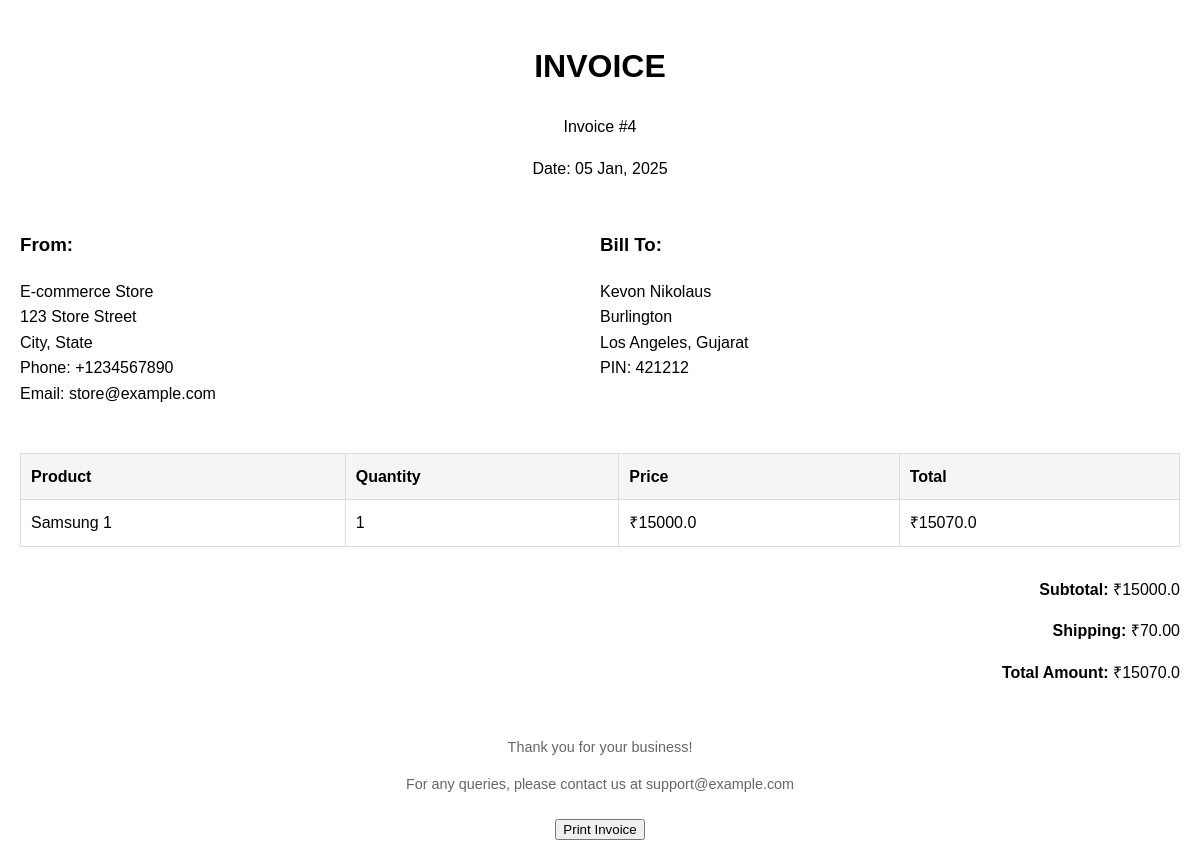
Page /order-invoice/4/ (signed in) on the committed database.
### app/models.py (models this page shows, shortened)
class OrderPlaced(models.Model):
    user = models.ForeignKey(User, on_delete=models.CASCADE)
    customer = models.ForeignKey(Customer, on_delete=models.CASCADE)
    product = models.ForeignKey(Product, on_delete=models.CASCADE)
    quantity = models.PositiveIntegerField(default=1)
    ordered_date = models.DateTimeField(auto_now_add=True)
    status = models.CharField(max_length=50, choices=STATUS_CHOICES, default='Pending')

class Customer(models.Model):
    user = models.ForeignKey(User, on_delete=models.CASCADE, null=True)
    name = models.CharField(max_length=200)
    locality = models.CharField(max_length=200)
    city = models.CharField(max_length=50)
    zipcode = models.IntegerField()
    state = models.CharField(choices=STATE_CHOICES, max_length=50)

class Product(models.Model):
    title = models.CharField(max_length=100)
    selling_price = models.FloatField()
    discounted_price = models.FloatField()
    description = models.TextField()
    brand = models.CharField(max_length=100)
    category = models.CharField(choices=CATEGORY_CHOICES, max_length=2)
    product_image = models.ImageField(upload_to='productimg')

### app/views.py (the view)
# urls.py: path('order-invoice/<int:order_id>/', views.order_invoice, name='order-invoice'),
@login_required(login_url='login')
def order_invoice(request, order_id):
    try:
        order = OrderPlaced.objects.get(id=order_id)
        if not request.user.is_staff and order.user != request.user:
            return redirect('orders')
        subtotal = order.quantity * order.product.discounted_price
        total_amount = subtotal + 70  # Adding shipping charge
        context = {
            'order': order,
            'subtotal': subtotal,
            'total_amount': total_amount,
        }
        return render(request, 'app/invoice.html', context)
    except OrderPlaced.DoesNotExist:
        return redirect('orders')

### app/context_processors.py (called while the page is built)
def cart_count(request):
    if request.user.is_authenticated:
        return {'cart_count': Cart.objects.filter(user=request.user).count()}
    return {'cart_count': 0}

### app/templates/app/invoice.html (shortened to what this page needs)
<!DOCTYPE html>
<html>
<head>
</head>
<body>
    <div class="invoice-header">
        <h1>INVOICE</h1>
        <p>Invoice #{{ order.id }}</p>
        <p>Date: {{ order.ordered_date|date:"d M, Y" }}</p>
    </div>
    <div class="invoice-details">
        <div>
            <h3>From:</h3>
            <p>E-commerce Store<br>
            123 Store Street<br>
            City, State<br>
            Phone: +1234567890<br>
            Email: store@example.com</p>
        </div>
        <div>
            <h3>Bill To:</h3>
            <p>{{ order.customer.name }}<br>
            {{ order.customer.locality }}<br>
            {{ order.customer.city }}, {{ order.customer.state }}<br>
            PIN: {{ order.customer.zipcode }}</p>
        </div>
    </div>
    <table>
        <thead>
            <tr>
                <th>Product</th>
                <th>Quantity</th>
                <th>Price</th>
                <th>Total</th>
            </tr>
        </thead>
        <tbody>
            <tr>
                <td>{{ order.product.title }}</td>
                <td>{{ order.quantity }}</td>
                <td>₹{{ order.product.discounted_price }}</td>
                <td>₹{{ total_amount }}</td>
            </tr>
        </tbody>
    </table>
    <div class="total-section">
        <p><strong>Subtotal:</strong> ₹{{ subtotal }}</p>
        <p><strong>Shipping:</strong> ₹70.00</p>
        <p><strong>Total Amount:</strong> ₹{{ total_amount }}</p>
    </div>
    <div class="footer">
        <p>Thank you for your business!</p>
        <p>For any queries, please contact us at support@example.com</p>
    </div>
    <div class="no-print" style="margin-top: 20px; text-align: center;">
        <button onclick="window.print()">Print Invoice</button>
    </div>
</body>
</html>

### app/templates/app/invoice.html (style rules this page uses)
body { font-family: Arial, sans-serif; line-height: 1.6; margin: 0; padding: 20px; }
.invoice-header { text-align: center; margin-bottom: 30px; }
.invoice-details { display: flex; justify-content: space-between; margin-bottom: 30px; }
.invoice-details > div { flex: 1; }
table { width: 100%; border-collapse: collapse; margin-bottom: 30px; }
th, td { padding: 10px; border: 1px solid #ddd; text-align: left; }
th { background-color: #f5f5f5; }
.total-section { text-align: right; margin-top: 20px; }
.footer { margin-top: 50px; text-align: center; font-size: 0.9em; color: #666; }

### rows in the picture
OrderPlaced: id "4", ordered_date "05 Jan, 2025", customer.name "Kevon Nikolaus", customer.locality "Burlington", customer.city "Los Angeles", customer.state "Gujarat", customer.zipcode "421212", product "Samsung 1", quantity "1", product.discounted_price "15000.0"

### other values in the picture
{{ total_amount }} "15070.0"
{{ subtotal }} "15000.0"
